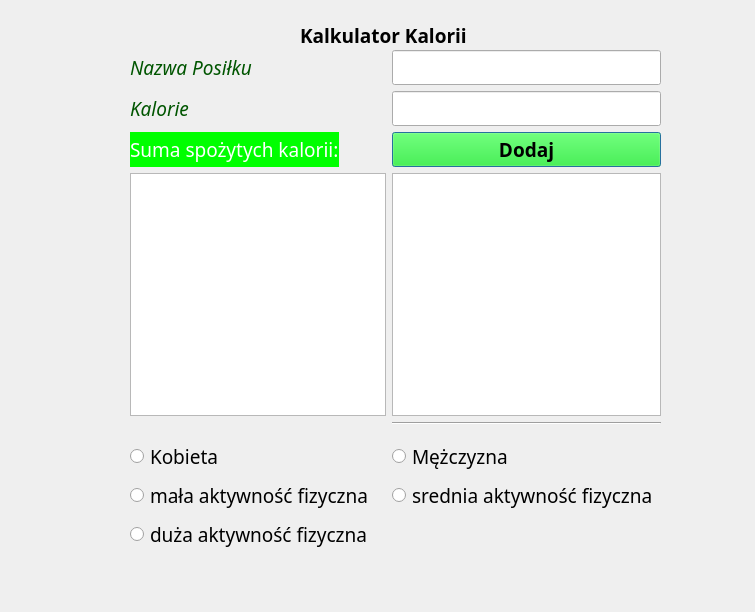
<?xml version="1.0" encoding="UTF-8"?>
<ui version="4.0">
 <class>Dialog</class>
 <widget class="QDialog" name="Dialog">
  <property name="geometry">
   <rect>
    <x>0</x>
    <y>0</y>
    <width>755</width>
    <height>612</height>
   </rect>
  </property>
  <property name="font">
   <font>
    <family>Swis721 WGL4 BT</family>
    <pointsize>14</pointsize>
   </font>
  </property>
  <property name="windowTitle">
   <string>Dialog</string>
  </property>
  <property name="styleSheet">
   <string notr="true"/>
  </property>
  <widget class="QLabel" name="label">
   <property name="geometry">
    <rect>
     <x>300</x>
     <y>0</y>
     <width>231</width>
     <height>71</height>
    </rect>
   </property>
   <property name="font">
    <font>
     <family>Tw Cen MT Condensed Extra Bold</family>
     <pointsize>14</pointsize>
     <weight>75</weight>
     <bold>true</bold>
    </font>
   </property>
   <property name="text">
    <string>Kalkulator Kalorii</string>
   </property>
  </widget>
  <widget class="QWidget" name="">
   <property name="geometry">
    <rect>
     <x>130</x>
     <y>50</y>
     <width>531</width>
     <height>501</height>
    </rect>
   </property>
   <property name="font">
    <font>
     <family>Tw Cen MT Condensed Extra Bold</family>
     <pointsize>14</pointsize>
    </font>
   </property>
   <layout class="QFormLayout" name="formLayout">
    <item row="0" column="0">
     <widget class="QLabel" name="label_2">
      <property name="palette">
       <palette>
        <active>
         <colorrole role="WindowText">
          <brush brushstyle="SolidPattern">
           <color alpha="255">
            <red>0</red>
            <green>85</green>
            <blue>0</blue>
           </color>
          </brush>
         </colorrole>
        </active>
        <inactive>
         <colorrole role="WindowText">
          <brush brushstyle="SolidPattern">
           <color alpha="255">
            <red>0</red>
            <green>85</green>
            <blue>0</blue>
           </color>
          </brush>
         </colorrole>
        </inactive>
        <disabled>
         <colorrole role="WindowText">
          <brush brushstyle="SolidPattern">
           <color alpha="255">
            <red>120</red>
            <green>120</green>
            <blue>120</blue>
           </color>
          </brush>
         </colorrole>
        </disabled>
       </palette>
      </property>
      <property name="font">
       <font>
        <family>Tw Cen MT Condensed Extra Bold</family>
        <pointsize>14</pointsize>
        <italic>true</italic>
       </font>
      </property>
      <property name="toolTip">
       <string>&lt;html&gt;&lt;head/&gt;&lt;body&gt;&lt;p&gt;&lt;br/&gt;&lt;/p&gt;&lt;/body&gt;&lt;/html&gt;</string>
      </property>
      <property name="text">
       <string>Nazwa Posiłku</string>
      </property>
     </widget>
    </item>
    <item row="0" column="1">
     <widget class="QLineEdit" name="lineEdit">
      <property name="font">
       <font>
        <family>Tw Cen MT Condensed Extra Bold</family>
        <pointsize>14</pointsize>
       </font>
      </property>
     </widget>
    </item>
    <item row="1" column="0">
     <widget class="QLabel" name="label_3">
      <property name="minimumSize">
       <size>
        <width>0</width>
        <height>28</height>
       </size>
      </property>
      <property name="palette">
       <palette>
        <active>
         <colorrole role="WindowText">
          <brush brushstyle="SolidPattern">
           <color alpha="255">
            <red>0</red>
            <green>85</green>
            <blue>0</blue>
           </color>
          </brush>
         </colorrole>
        </active>
        <inactive>
         <colorrole role="WindowText">
          <brush brushstyle="SolidPattern">
           <color alpha="255">
            <red>0</red>
            <green>85</green>
            <blue>0</blue>
           </color>
          </brush>
         </colorrole>
        </inactive>
        <disabled>
         <colorrole role="WindowText">
          <brush brushstyle="SolidPattern">
           <color alpha="255">
            <red>120</red>
            <green>120</green>
            <blue>120</blue>
           </color>
          </brush>
         </colorrole>
        </disabled>
       </palette>
      </property>
      <property name="font">
       <font>
        <family>Tw Cen MT Condensed Extra Bold</family>
        <pointsize>14</pointsize>
        <italic>true</italic>
       </font>
      </property>
      <property name="text">
       <string>Kalorie</string>
      </property>
     </widget>
    </item>
    <item row="1" column="1">
     <widget class="QLineEdit" name="lineEdit_2">
      <property name="font">
       <font>
        <family>Tw Cen MT Condensed Extra Bold</family>
        <pointsize>14</pointsize>
       </font>
      </property>
      <property name="contextMenuPolicy">
       <enum>Qt::PreventContextMenu</enum>
      </property>
      <property name="text">
       <string/>
      </property>
      <property name="echoMode">
       <enum>QLineEdit::Normal</enum>
      </property>
     </widget>
    </item>
    <item row="2" column="0">
     <widget class="QLabel" name="label_4">
      <property name="font">
       <font>
        <family>Tw Cen MT Condensed Extra Bold</family>
        <pointsize>14</pointsize>
       </font>
      </property>
      <property name="styleSheet">
       <string notr="true">background-color: rgb(0, 255, 0);
border-color: rgb(0, 85, 0);
color: rgb(255, 255, 255);</string>
      </property>
      <property name="text">
       <string>Suma spożytych kalorii:</string>
      </property>
     </widget>
    </item>
    <item row="2" column="1">
     <widget class="QPushButton" name="pushButton">
      <property name="font">
       <font>
        <family>Tw Cen MT Condensed Extra Bold</family>
        <pointsize>14</pointsize>
        <weight>75</weight>
        <bold>true</bold>
       </font>
      </property>
      <property name="styleSheet">
       <string notr="true">background-color: rgb(0, 255, 0);</string>
      </property>
      <property name="text">
       <string>Dodaj</string>
      </property>
     </widget>
    </item>
    <item row="5" column="0">
     <widget class="QListView" name="listView">
      <property name="font">
       <font>
        <family>Tw Cen MT Condensed Extra Bold</family>
        <pointsize>14</pointsize>
       </font>
      </property>
      <property name="selectionMode">
       <enum>QAbstractItemView::NoSelection</enum>
      </property>
     </widget>
    </item>
    <item row="8" column="0">
     <widget class="QRadioButton" name="radioButton">
      <property name="font">
       <font>
        <family>Tw Cen MT Condensed Extra Bold</family>
        <pointsize>14</pointsize>
       </font>
      </property>
      <property name="text">
       <string>Kobieta</string>
      </property>
     </widget>
    </item>
    <item row="8" column="1">
     <widget class="QRadioButton" name="radioButton_2">
      <property name="font">
       <font>
        <family>Tw Cen MT Condensed Extra Bold</family>
        <pointsize>14</pointsize>
       </font>
      </property>
      <property name="text">
       <string>Mężczyzna</string>
      </property>
     </widget>
    </item>
    <item row="13" column="0">
     <widget class="QRadioButton" name="radioButton_3">
      <property name="font">
       <font>
        <family>Tw Cen MT Condensed Extra Bold</family>
        <pointsize>14</pointsize>
       </font>
      </property>
      <property name="text">
       <string>mała aktywność fizyczna</string>
      </property>
     </widget>
    </item>
    <item row="13" column="1">
     <widget class="QRadioButton" name="radioButton_4">
      <property name="font">
       <font>
        <family>Tw Cen MT Condensed Extra Bold</family>
        <pointsize>14</pointsize>
       </font>
      </property>
      <property name="text">
       <string>srednia aktywność fizyczna</string>
      </property>
     </widget>
    </item>
    <item row="14" column="0">
     <widget class="QRadioButton" name="radioButton_5">
      <property name="font">
       <font>
        <family>Tw Cen MT Condensed Extra Bold</family>
        <pointsize>14</pointsize>
       </font>
      </property>
      <property name="text">
       <string>duża aktywność fizyczna</string>
      </property>
     </widget>
    </item>
    <item row="7" column="0">
     <widget class="Line" name="line">
      <property name="font">
       <font>
        <family>Tw Cen MT Condensed Extra Bold</family>
        <pointsize>14</pointsize>
       </font>
      </property>
      <property name="styleSheet">
       <string notr="true">color: rgb(0, 85, 0);</string>
      </property>
      <property name="orientation">
       <enum>Qt::Horizontal</enum>
      </property>
     </widget>
    </item>
    <item row="5" column="1">
     <widget class="QGraphicsView" name="graphicsView">
      <property name="font">
       <font>
        <family>Tw Cen MT Condensed Extra Bold</family>
        <pointsize>14</pointsize>
       </font>
      </property>
     </widget>
    </item>
    <item row="6" column="1">
     <widget class="Line" name="line_3">
      <property name="font">
       <font>
        <family>Tw Cen MT Condensed Extra Bold</family>
        <pointsize>14</pointsize>
       </font>
      </property>
      <property name="orientation">
       <enum>Qt::Horizontal</enum>
      </property>
     </widget>
    </item>
   </layout>
  </widget>
 </widget>
 <resources/>
 <connections/>
</ui>
